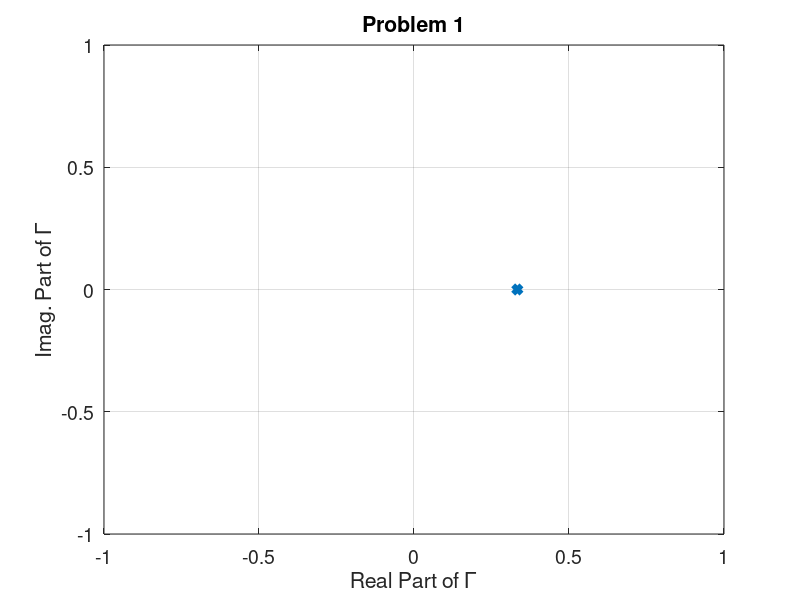
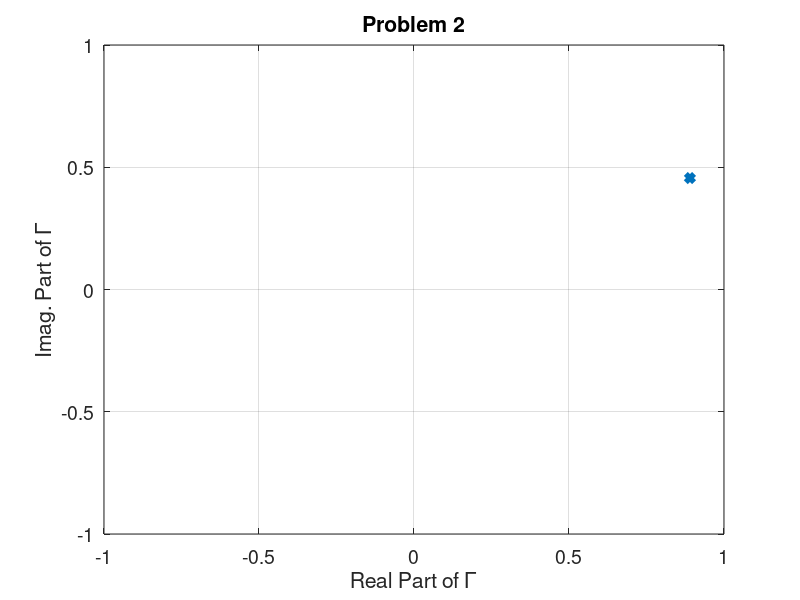
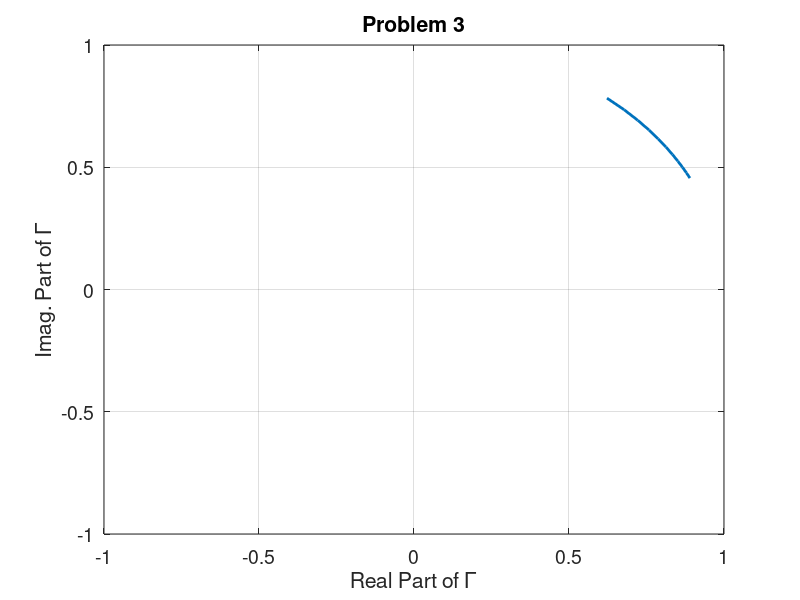
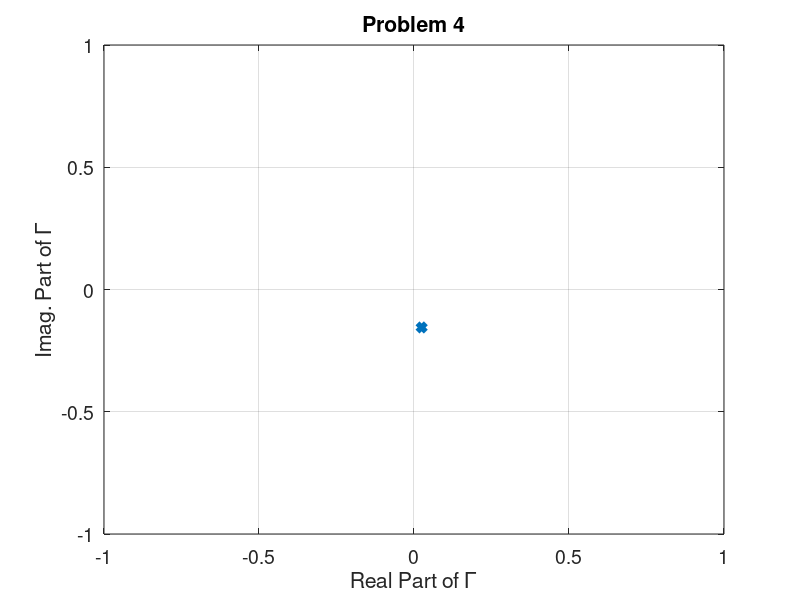

Recreate these plots in MATLAB, in order.
% problem 1

Z0 = 50;
Zl = 100;
gamma = (Zl - Z0)./(Zl + Z0);


figure(1);clf;
h = plot(real(gamma), imag(gamma), 'x', 'linewidth', 4);
xlim([-1, 1]);
ylim([-1, 1]);
grid on;
set(gca, 'fontsize', 14);
xlabel('Real Part of \Gamma');
ylabel('Imag. Part of \Gamma');
title('Problem 1');



%%%%% Problem 2
f = 1e9;
Z0 = 50;
L = 33e-9;
Xl = 1j .* (2*pi*f) .* L;
Zl = 0 + Xl;

gamma = (Zl - Z0)./(Zl + Z0);


figure(2);clf;
h = plot(real(gamma), imag(gamma), 'x', 'linewidth', 4);
xlim([-1, 1]);
ylim([-1, 1]);
grid on;
set(gca, 'fontsize', 14);
xlabel('Real Part of \Gamma');
ylabel('Imag. Part of \Gamma');
title('Problem 2');


%%%%% Problem 3
f = 500e6:50e6:1e9;
Z0 = 50;
L = 33e-9;
Xl = 1j .* (2*pi*f) .* L;
Zl = 0 + Xl;

gamma = (Zl - Z0)./(Zl + Z0);


figure(3);clf;
h = plot(real(gamma), imag(gamma), 'linewidth', 2);
xlim([-1, 1]);
ylim([-1, 1]);
grid on;
set(gca, 'fontsize', 14);
xlabel('Real Part of \Gamma');
ylabel('Imag. Part of \Gamma');
title('Problem 3');



%%%%% Problem 4
f = 1e9;
Z0 = 50;
C = 10e-12;
Xc = 1 ./ (1j * (2*pi*f) .* C);
Zl = 50 + Xc;

gamma = (Zl - Z0)./(Zl + Z0);


figure(4);clf;
h = plot(real(gamma), imag(gamma), 'x', 'linewidth', 4);
xlim([-1, 1]);
ylim([-1, 1]);
grid on;
set(gca, 'fontsize', 14);
xlabel('Real Part of \Gamma');
ylabel('Imag. Part of \Gamma');
title('Problem 4');


%%%%% Problem 5
f = 1e9;
Z0 = 50;
C = .5e-12:.5e-12:10e-12;
Xc = 1 ./ (1j * (2*pi*f) .* C);
Zl = 50 + Xc;

gamma = (Zl - Z0)./(Zl + Z0);


figure(5);clf;
h = plot(real(gamma), imag(gamma), 'linewidth', 2);
xlim([-1, 1]);
ylim([-1, 1]);
grid on;
set(gca, 'fontsize', 14);
xlabel('Real Part of \Gamma');
ylabel('Imag. Part of \Gamma');
title('Problem 5');